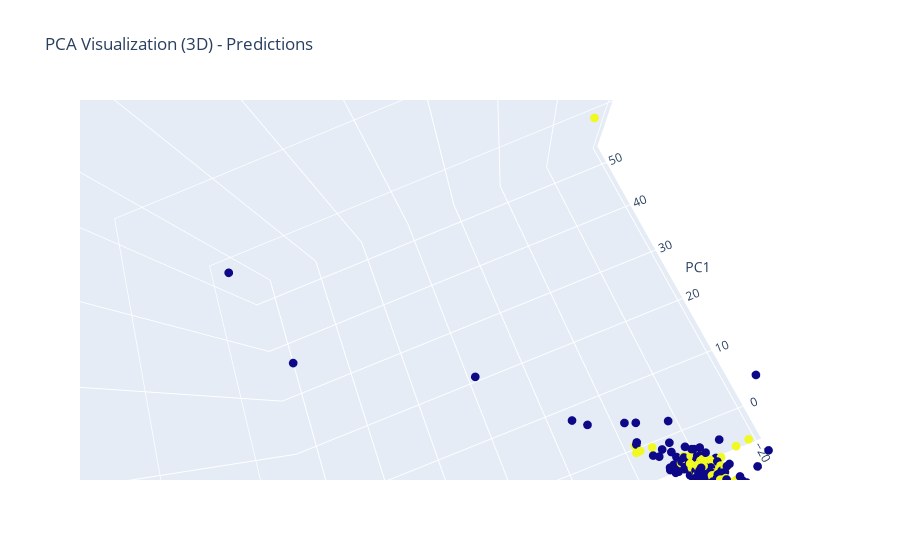

Notebook source saved alongside this figure:
### Code cell
plot_pca_predict_3d(X_smote, X_test, y_smote, y_test, 5)

### Figure 1 — Plotly figure (JSON) as saved in the notebook; plotly's stock layout.template omitted (floating-point values rounded to 4 significant figures; data arrays with more than 128 entries replaced by an {"elided": "..."} marker saying what was removed)
{"data": [{"marker": {"color": {"elided": "3151 int values"}, "size": 3}, "mode": "markers", "type": "scatter3d", "x": {"elided": "3151 float values"}, "y": {"elided": "3151 float values"}, "z": {"elided": "3151 float values"}}], "layout": {"autosize": true, "scene": {"aspectmode": "auto", "aspectratio": {"x": 0.8031, "y": 1.011, "z": 1.232}, "camera": {"center": {"x": 0, "y": 0, "z": 0}, "eye": {"x": -0.1534, "y": -0.006649, "z": 0.5167}, "projection": {"type": "perspective"}, "up": {"x": -0.04098, "y": -0.1107, "z": 0.993}}, "xaxis": {"title": {"text": "PC1"}, "type": "linear"}, "yaxis": {"title": {"text": "PC2"}, "type": "linear"}, "zaxis": {"title": {"text": "PC3"}, "type": "linear"}}, "title": {"text": "PCA Visualization (3D) - Predictions"}}}
